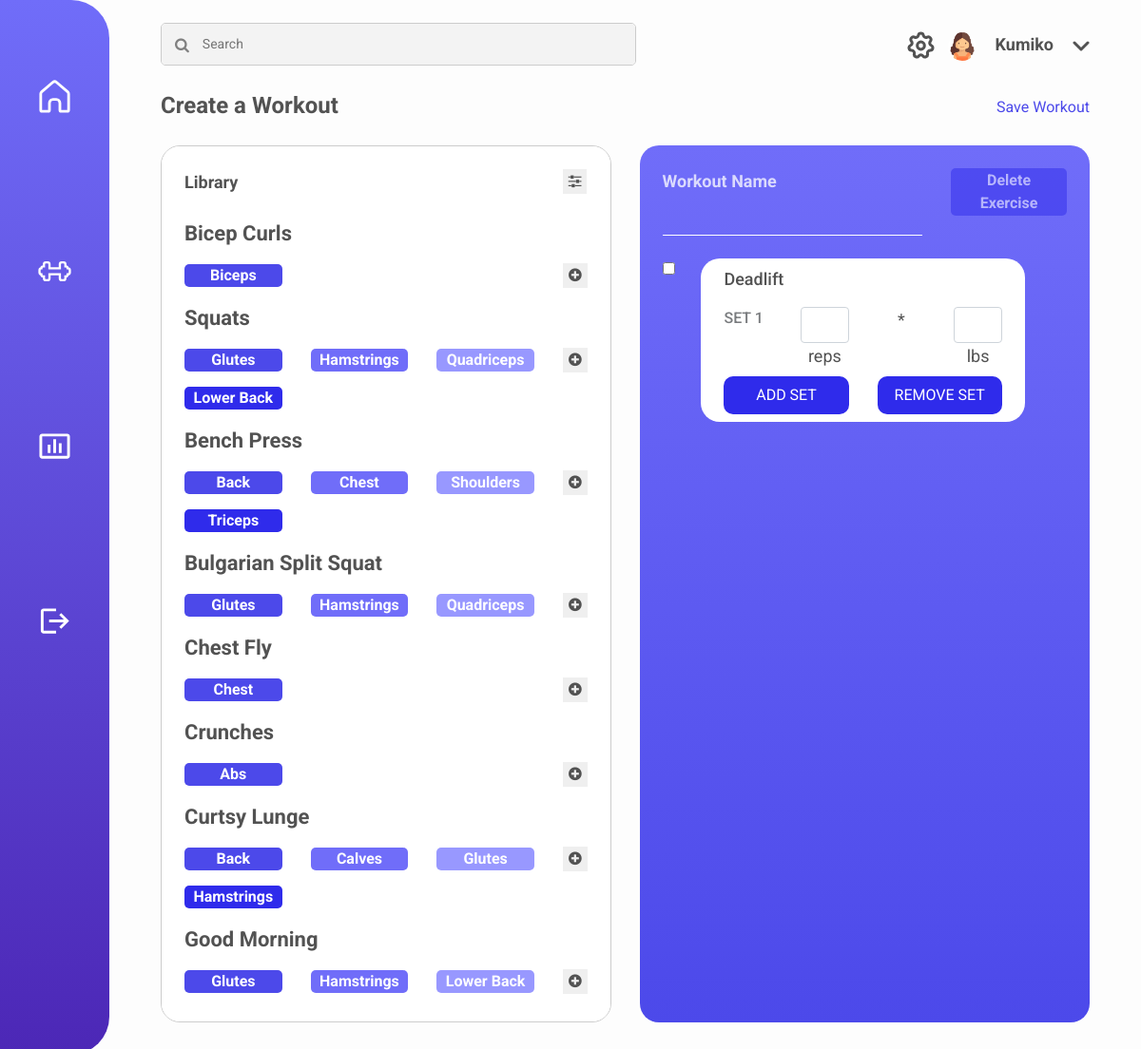
/create-workout/ (signed in), run on the app's committed database.
### dashboard/models.py (models this page shows)
class ExerciseType(models.Model):
	TYPES = (
		('Bicep-Curls', 'Bicep Curls'),
		('Squats', 'Squats'),
		('Jumping-Jacks', 'Jumping Jacks'),
		('Bench-Press', 'Bench Press'),
		('Bulgarian-Split-Squat', 'Bulgarian Split Squat'),
		('Chest-Fly', 'Chest Fly'),
		('Crunches', 'Crunches'),
		('Curtsy-Lunge', 'Curtsy Lunge'),
		('Good-Morning', 'Good Morning'),
		('Hip-Abduction', 'Hip Abduction'),
		('Hip-Thrusts', 'Hip Thrusts'),
		('Leg-Extension', 'Leg Extension'),
		('Leg-Press', 'Leg Press'),
		('Lying-Leg-Curl', 'Lying Leg Curl'),
		('RDL', 'RDL'),
		('Russian-Twists', 'Russian Twists'),
		('Sumo-Deadlift', 'Sumo Deadlift'),
		('Tricep-Extension', 'Tricep Extension')
	)
	MUSCLES = (
		('Abs', 'Abs'),
		('Back', 'Back'),
		('Biceps', 'Biceps'),
		('Calves', 'Calves'),
		('Chest', 'Chest'),
		('Forearms', 'Forearms'),
		('Glutes', 'Glutes'),
		('Hamstrings', 'Hamstrings'),
		('Quadriceps', 'Quadriceps'),
		('Shoulders', 'Shoulders'),
		('Traps', 'Traps'),
		('Triceps', 'Triceps'),
		('Upper Back', 'Upper Back'),
		('Lower Back', 'Lower Back')
		)
	name = models.CharField(max_length=120, choices = TYPES, default = 'bicep-curls')
	muscles_worked = MultiSelectField(max_length=120, choices = MUSCLES, default = 'biceps')
	video_link = models.URLField(max_length=500)
	def get_exercise_name(self):
		return dict(self.TYPES).get(self.name)

### dashboard/views.py (the view, shortened to what this page needs)
# urls.py: path('create-workout/', create_workout_view),
@login_required
def create_workout_view(request):
	exercises = ExerciseType.objects.all()
	return render(request, 'createworkout.html', {'exercises':exercises})

### templates/createworkout.html (shortened to what this page needs)
<!DOCTYPE html>
<html lang="en">
<head>
    {% load static %}
    <link rel="stylesheet" href="https://cdnjs.cloudflare.com/ajax/libs/font-awesome/4.7.0/css/font-awesome.min.css">
    <link href="{% static 'fitnessing/css/dashboard.css' %}" rel="stylesheet">
    <link rel="stylesheet" href="https://stackpath.bootstrapcdn.com/bootstrap/4.4.1/css/bootstrap.min.css">
</head>
<body>
    <div class="sidenav">
        <div class=link1>
            <a href="/"><img class="home" src="{% static 'fitnessing/images/Home_Icon_White.svg' %}"></a>
        </div>
        <div class=link2>
            <a href="/workouts"><img class="workouts" src="{% static 'fitnessing/images/Weight_Icon.svg' %}"></a>
        </div>
        <div class=link3>
            <a href="/stats"><img class="stats" src="{% static 'fitnessing/images/Bar_Chart_Icon.svg' %}"></a>
        </div>
        <div class=link4>
            <a href="/accounts/logout"><img class="login" src="{% static 'fitnessing/images/Logout_Icon.svg' %}"></a>
        </div>
    </div>
    <div class="container-fluid main">
        <div class="row mx-4 mt-4">
            <div class="col-sm-8">
                <div class="searchContainer">
                    <i class="fa fa-search searchIcon"></i>
                    <input class="searchBox" type="text" placeholder="Search">
                </div>
            </div>
            <div class="col-sm-4 text-right pt-2">
                <a href="settings.html"><img class="settings" src="{% static 'fitnessing/images/Settings_Icon.svg' %}"></a>
                <div class="profile align-middle">
                    <img class="userIcon" src="{% static 'fitnessing/images/Placeholder_User_Icon.png' %}">
                    <button class="name">{{user.get_short_name}}</button>
                    <img class="dropdownIcon" src="{% static 'fitnessing/images/Dropdown_Icon.svg' %}">
                </div>
            </div>
        </div>
        <div class="row mx-0 pt-4 pl-4 mr-4">
            <div class="col-sm-10">
                <p class="workouts_title m-0"><b>Create a Workout</b></p>
            </div>
            <div class="col-sm-2 text-right pt-2">
                <a class = "link" href="workouts.html">Save Workout</a>
            </div>
        </div>
        <div class="row mx-0 p-4">
            <div class="col-sm-6">
                <div class="library_container">
                    <div class="row px-4 pt-4 pb-2">
                        <div class="col-sm-10">
                            <p class="library_title">Library</p>
                        </div>
                        <div class="col-sm-2 text-right">
                            <button class="filter_icon" data-toggle="modal" data-target="#filterModal"><i class="fa fa-sliders" aria-hidden="true"></i></button>
                        </div>
                    </div>
                    {% for exercise in exercises %}
                    <div class="row pl-4 exercise">
                        <div class="col-sm-10" data-toggle="modal" data-target="#{{exercise.name}}Modal">
                            <div class="row">
                                <div class="col-sm-12">
                                    <p class="library_exercise_title">{{exercise.get_exercise_name}}</p>
                                </div>
                            </div>
                            <div class="row">
                                {% for muscle in exercise.muscles_worked %}
                                {% if forloop.counter0 == 0 %}
                                <div class="col-sm-4">
                                    <p class="muscles_worked muscle_bg1">{{muscle}}</p>
                                </div>
                                {% endif %}
                                {% if forloop.counter0 == 1 %}
                                <div class="col-sm-4">
                                    <p class="muscles_worked muscle_bg2">{{muscle}}</p>
                                </div>
                                {% endif %}
                                {% if forloop.counter0 == 2 %}
                                <div class="col-sm-4">
                                    <p class="muscles_worked muscle_bg3">{{muscle}}</p>
                                </div>
                                {% endif %}
                                {% endfor %}
                            </div>
                            <div class="row">
                                {% for muscle in exercise.muscles_worked %}
                                <div class="col-sm-4">
                                    {% if forloop.counter0 == 3 %}
                                    <p class="muscles_worked muscle_bg4">{{muscle}}</p>
                                    {% endif %}
                                </div>
                                <div class="col-sm-4">
                                </div>
                                <div class="col-sm-4">
                                </div>
                                {% endfor %}
                            </div>
                        </div>
                        <div class="col-sm-2 pt-4 mt-4">
                            <button class="add_button"><i class="fa fa-plus-circle" aria-hidden="true"></i></button>
                        </div>
                    </div>
                    {% endfor %}
                </div>
            </div>
            <div class="col-sm-6">
                <div class="workout_container">
                    <div class="row px-4 pt-4">
                        <div class="col-sm-8">
                            <div class="row">
                                <div class="col-sm-12">
                                    <label for="workout_name" class="workout_name_label">Workout Name</label>
                                </div>
                            </div>
                            <div class="row">
                                <div class="col-sm-12">
                                    <input id="workout_name" type="text" value="" name="workout_name">
                                </div>
                            </div>
                        </div>
                        <div class="col-sm-4 text-right">
                            <button class="delete_button px-2">Delete Exercise</button>
                        </div>
                    </div>
                    <div class="row px-4 pt-4">
                        <div class="col-sm-12">
                            <div class="exercise_box">
                                <input type="checkbox" id="deadlift_checkbox" name="exercise_checkbox" class="align-top mt-1">
                                <label for="deadlift_checkbox" class="sets_container px-4 pt-2 mx-4 mb-0">
                                    <div class="row">
                                        <div class="col-sm-12">
                                            <p class="exercise_name noselect">Deadlift</p>
                                        </div>
                                    </div>
                                    <div id =0 class="row set_container">
                                        <div class="col-sm-3">
                                            <p class="set_num">SET 1</p>
                                        </div>
                                        <div class="col-sm-3 text-center">
                                            <div class="row">
                                                <div class="col-sm-12">
                                                    <input type="number" min="0" value="" id="reps" class="form-control reps"/>
                                                </div>
                                            </div>
                                            <div class="row">
                                                <div class="col-sm-12">
                                                    <label for="reps" class="set_subtitle">reps</label>
                                                </div>
                                            </div>
                                        </div>
                                        <div class="col-sm-3 text-center">
                                            <p class="set_subtitle">*</p>
                                        </div>
                                        <div class="col-sm-3 text-center">
                                            <div class="row">
                                                <div class="col-sm-12">
                                                    <input type="number" min="0" value="" id="weight" class="form-control weight"/>
                                                </div>
                                            </div>
                                            <div class="row">
                                                <div class="col-sm-12">
                                                    <label for="weight" class="set_subtitle">lbs</label>
                                                </div>
                                            </div>
                                        </div>
                                    </div>
                                    <div class="row mb-2">
                                        <div class="col-sm-6">
                                            <button id="add_button" class="set_button p-2">ADD SET</button>
                                        </div>
                                        <div class="col-sm-6">
                                            <button id="delete_button" class="set_button p-2">REMOVE SET</button>
                                        </div>
                                    </div>
                                </label>
                            </div>
                        </div>
                    </div>
                </div>
            </div>
        </div>
    </div>
</body>
</html>

### static/fitnessing/css/dashboard.css (style rules this page uses)
html { height: 100%; }
body { background-color: #FDFDFD !important; font-family: 'Roboto' !important; }
.main { margin-left: 115px !important; height: 100vh; width: calc(100% - 115px) !important; }
.sidenav { height: 100%; width: 115px; position: fixed; z-index: 1; top: 0; left: 0; overflow-x: hidden; background-image: linear-gradient(#706DF9, #4C27B6); border-radius: 0 40px 40px 0; padding-top: 10px; overflow: hidden; }
.link1, .link2, .link3, .link4 { display: block; text-align: center; padding: 75px 0 75px 0; margin: -1px; }
.sidenav a img { height: 35px; width: 35px; }
.searchContainer { display: inline-flex; flex: 1 1 300px; border: 1px solid #ccc; border-radius: 5px; overflow: hidden; width: 500px; height: 45px; }
.searchIcon { padding: 14px; color: grey; background-color: #F3F3F3; text-align: center; }
.searchBox { border: 0; padding: 0.5rem 0.5rem 0.5rem 0; flex: 1; font-size: 14px; background-color: #F3F3F3; }
.settings { border: none; margin-right: 10px; background-color: #FDFDFD; }
.profile { display: inline-block; align-items: center; }
.userIcon { border-radius: 50%; width: 30px; height: 30px; }
.name { border: none; background-color: #FDFDFD; font-size: 18px; font-weight: bold; color: #525252; margin-left: 10px; }
.dropdownIcon { margin-left: 10px; }
.link { text-decoration: none; color: #4C49EA; }
.workouts_title { font-size: 24px; color: #525252; }
.library_container { width: 100%; height: 85vh; border-radius: 20px; background-color: white; border: 1px solid #ccc; overflow: scroll; }
.workout_container { width: 100%; height: 85vh; border-radius: 20px; background-image: linear-gradient(180deg, #706DF9 0%, #4C49EA 100%); }
.library_title { font-size: 18px; font-weight: bold; color: #525252; }
.library_exercise_title { font-size: 22px; font-weight: bold; color: #525252; }
.filter_icon { color: #525252; border: none; background-color: none; }
.add_button { color: #525252; border: none; background-color: none; }
.muscles_worked { color: #fff; font-weight: bold; text-align: center; border-radius: 5px; }
.muscle_bg1 { background-color: #4C49EA; }
.muscle_bg2 { background-color: #706DF9; }
.muscle_bg3 { background-color: #9898FF; }
.muscle_bg4 { background-color: #2F2BEB; }
.delete_button { font-weight: bold; color: #fff; background-color: #2F2BEB; border: none; border-radius: 5px; opacity: 0.5; }
.workout_name_label { font-weight: bold; opacity: 0.75; font-size: 18px; color: #fff; }
#workout_name { width: 100%; background-color: transparent; border: none; border-bottom: 1px solid white; color: #fff; font-size: 22px; font-weight: bold; }
.exercise { cursor: pointer; }
.exercise_box { width: 100%; height: 70vh; overflow-y: scroll !important; }
.sets_container { background-color: white; border-radius: 20px; width: 80%; display: inline-block; }
.exercise_name { color: #525252; font-weight: 500; font-size: 18px; }
.noselect { -webkit-touch-callout: none; -webkit-user-select: none; -khtml-user-select: none; -moz-user-select: none; -ms-user-select: none; user-select: none; }
.set_button { background-color: #2F2BEB; border: none; border-radius: 10px; color: white; width: 100%; }
.set_subtitle { font-size: 18px; color: #525252; }
#weight { color: #525252; font-weight: bold; }
#reps { color: #525252; font-weight: bold; }
.set_num { opacity: 0.6; font-weight: 500; }

### data on the page
ExerciseType: get_exercise_name "Bicep Curls", muscles_worked "Biceps"
ExerciseType: get_exercise_name "Squats", muscles_worked "Glutes", muscles_worked "Hamstrings", muscles_worked "Quadriceps", muscles_worked "Lower Back"
ExerciseType: get_exercise_name "Bench Press", muscles_worked "Back", muscles_worked "Chest", muscles_worked "Shoulders", muscles_worked "Triceps"
ExerciseType: get_exercise_name "Bulgarian Split Squat", muscles_worked "Glutes", muscles_worked "Hamstrings", muscles_worked "Quadriceps"
ExerciseType: get_exercise_name "Chest Fly", muscles_worked "Chest"
ExerciseType: get_exercise_name "Crunches", muscles_worked "Abs"
ExerciseType: get_exercise_name "Curtsy Lunge", muscles_worked "Back", muscles_worked "Calves", muscles_worked "Glutes", muscles_worked "Hamstrings"
ExerciseType: get_exercise_name "Good Morning", muscles_worked "Glutes", muscles_worked "Hamstrings", muscles_worked "Lower Back"

### other printed values
{{ user.get_short_name }} "Kumiko"
